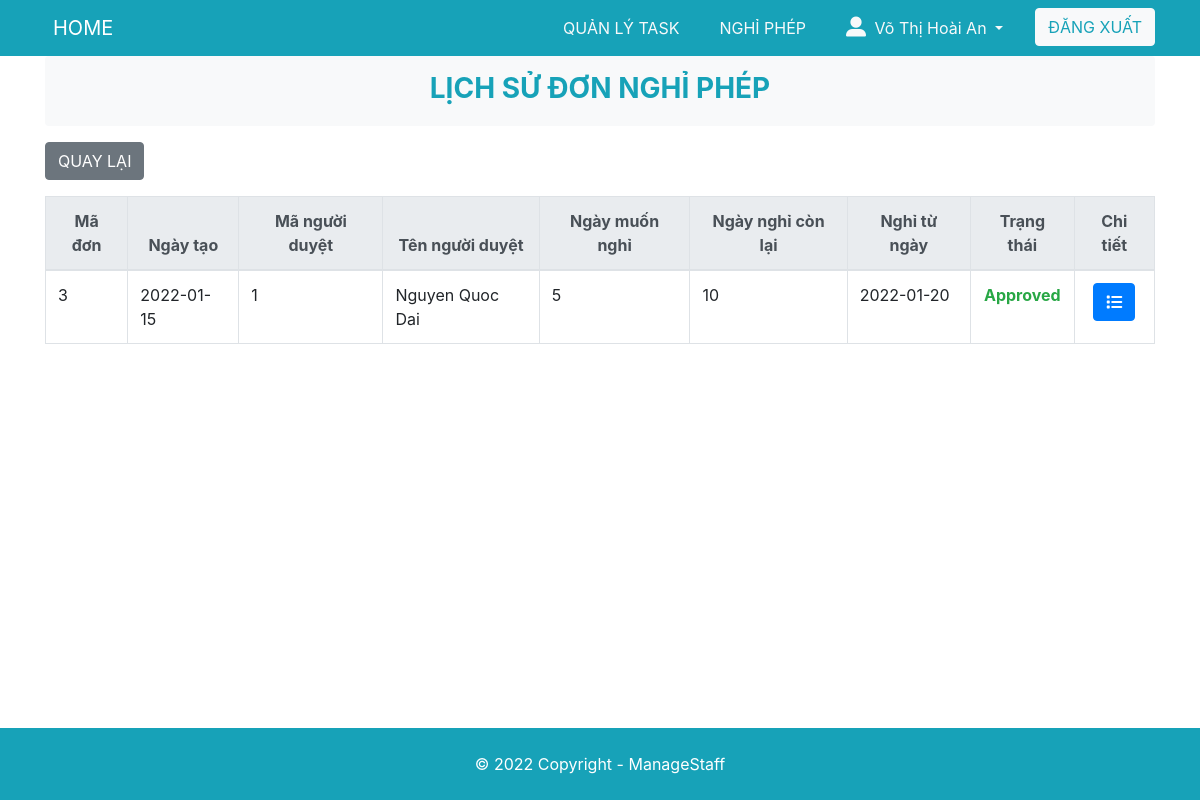
The app's page /nghiphep/Manager/history-nghiphep.php (signed in) with its own data.
### tables this page shows
CREATE TABLE `dayOff` (
  `idDayOff` int(255) NOT NULL,
  `dayOff` int(255) DEFAULT NULL,
  `dayOffUsed` int(255) DEFAULT NULL,
  `dayOffWant` int(255) DEFAULT NULL,
  `dayOffLeft` int(255) DEFAULT NULL,
  `Status` varchar(255) DEFAULT NULL,
  `idStatus` int(255) DEFAULT NULL,
  `idPerson` int(255) DEFAULT NULL,
  `namePerson` varchar(255) DEFAULT NULL,
  `rolePerson` int(255) DEFAULT NULL,
  `idPersonPer` int(255) DEFAULT NULL,
  `namePersonPer` varchar(255) DEFAULT NULL,
  `fileDayOff` varchar(255) DEFAULT NULL,
  `reason` text,
  `dayOffFrom` varchar(255) DEFAULT NULL,
  `dayApplyOff` varchar(255) DEFAULT NULL,
  `idDepartment` varchar(255) DEFAULT NULL
);

### www/nghiphep/Manager/history-nghiphep.php (the view, shortened to what this page needs)
<?php
	$sql = "SELECT * FROM account where username = ?";
    $conn = connect_db();
    $stmt = $conn->prepare($sql);
    $stmt->bind_param("s", $_SESSION['user']);
	if (!$stmt->execute()) {
		return array(
			'code' => 2,
			'message' => 'An error occured: ' . $stmt->error,
		);
	}
	$result = $stmt->get_result();
    $data = $result->fetch_assoc();
    $idPerson = $data['id'];
?>
<!DOCTYPE html>
<html lang="en">
<head>
	<link rel="stylesheet" href="https://maxcdn.bootstrapcdn.com/bootstrap/4.5.2/css/bootstrap.min.css">
	<link rel="stylesheet" href="/style.css">
</head>
<body>
	<?php include '../../partial/header.php'?>
	<div class="container">
		<header class="text-center bg-light text-info py-3 rounded">
			<h3 class="display-5 font-weight-bold mb-1 ">LỊCH SỬ ĐƠN NGHỈ PHÉP</h3>
		</header>
		<a href="index-nghiphep.php" id="create" class="btn btn-secondary mt-3 mb-3">QUAY LẠI</a>
		<table class="table table-bordered ">
		<thead class="thead-light">
			<tr class="text-center">
				<th>Mã đơn</th>
                <th>Ngày tạo</th>
                <th>Mã người duyệt</th>
				<th>Tên người duyệt</th>
				<th>Ngày muốn nghỉ</th>
				<th>Ngày nghỉ còn lại</th>
                <th>Nghỉ từ ngày</th>
				<th>Trạng thái</th>
                <th>Chi tiết</th>
			</tr>
		</thead>
		<?php
			$conn = connect_db();
			$sql = "SELECT * from dayOff where idPerson=? ORDER BY dayApplyOff DESC, idStatus ASC ";
			$stm = $conn->prepare($sql);
            $stm->bind_param("i", $idPerson);
            if (!$stm->execute()) {
                return array(
                    'code' => 2,
                    'message' => 'An error occured: ' . $stm->error,
                );
            }
            $result = $stm->get_result();
			while ($data = $result->fetch_assoc()) {
                $idDayOff = $data['idDayOff'];
                $idPersonPer = $data['idPersonPer'];
                $namePersonPer = $data['namePersonPer'];
                $dayOffWant = $data['dayOffWant'];
                $dayOffLeft = $data['dayOffLeft'];
                $dayOffFrom = $data['dayOffFrom'];
                $dayApplyOff = $data['dayApplyOff'];
                $Status = $data['Status'];
		?>
		<tr>
			<td><?= $idDayOff ?></td>
			<td><?= $dayApplyOff ?></td>
			<td><?= $idPersonPer ?></td>
			<td><?= $namePersonPer ?></td>
			<td><?= $dayOffWant ?></td>
            <td><?= $dayOffLeft ?></td>
            <td><?= $dayOffFrom ?></td>
			<?php if($Status == "Approved"){?>
                <td class="text-success font-weight-bold text-center"><?= $Status ?></td>
            <?php }?>
			<td class="text-center">
				<a href="<?php echo 'detailsMyself-nghiphep.php?id='.$idDayOff; ?>" class="btn btn-primary"><i class="fas fa-list"></i></a>
			</td>
		</tr>
		<?php
			}
		?>
	</table>
	</div>
	<?php include '../../partial/footer.php'?>
</body>
</html>

### www/style.css (style rules this page uses)
body { min-height: 100vh; margin: 0; padding: 0; display: flex; flex-direction: column; }

### records on screen
dayoff: idDayOff "3", dayApplyOff "2022-01-15", idPersonPer "1", namePersonPer "Nguyen Quoc Dai", dayOffWant "5", dayOffLeft "10", dayOffFrom "2022-01-20", Status "Approved"

### other values on screen
$_SESSION['name'] "Võ Thị Hoài An"
